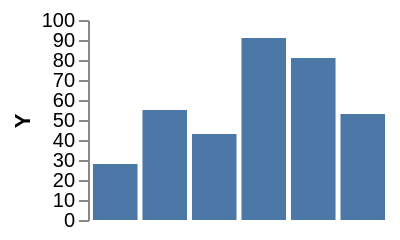

Source (Vega-Lite JSON):
### Vega specification from a JSON file in a GitHub repository (floating-point values rounded to 4 significant figures)
{"width": 200, "height": 120, "padding": 5, "data": [{"name": "t", "values": [{"a": "Alpha", "b": 28, "c": "x", "d": 1}, {"a": "Bravo", "b": 55, "c": "y", "d": 2}, {"a": "Charlie", "b": 43, "c": "x", "d": 3}, {"a": "Delta", "b": 91, "c": "z", "d": 4}, {"a": "Echo", "b": 81, "c": "y", "d": 5}, {"a": "Foxtrot", "b": 53, "c": "z", "d": 6}]}], "scales": [{"name": "x", "type": "band", "domain": {"data": "t", "field": "a"}, "range": "width", "padding": 0.1}, {"name": "y", "type": "linear", "domain": {"data": "t", "field": "b"}, "range": "height", "nice": true}, {"name": "color", "type": "ordinal", "domain": {"data": "t", "field": "c"}, "range": {"scheme": "category10"}}, {"name": "ramp", "type": "linear", "domain": {"data": "t", "field": "d"}, "range": {"scheme": "blues"}}, {"name": "size", "type": "linear", "domain": {"data": "t", "field": "b"}, "range": [10, 200]}, {"name": "shape", "type": "ordinal", "domain": {"data": "t", "field": "c"}, "range": "symbol"}, {"name": "quant", "type": "quantize", "domain": [0, 100], "range": {"scheme": "greens", "count": 4}}], "marks": [{"type": "group", "clip": true, "encode": {"enter": {"width": {"signal": "width"}, "height": {"signal": "height"}}}, "marks": [{"type": "rect", "from": {"data": "t"}, "encode": {"enter": {"x": {"scale": "x", "field": "a"}, "width": {"scale": "x", "band": 1}, "y": {"scale": "y", "field": "b"}, "y2": {"scale": "y", "value": 0}}}}]}], "autosize": {"type": "fit", "contains": "padding"}, "axes": [{"orient": "left", "scale": "y", "title": "Y"}]}
